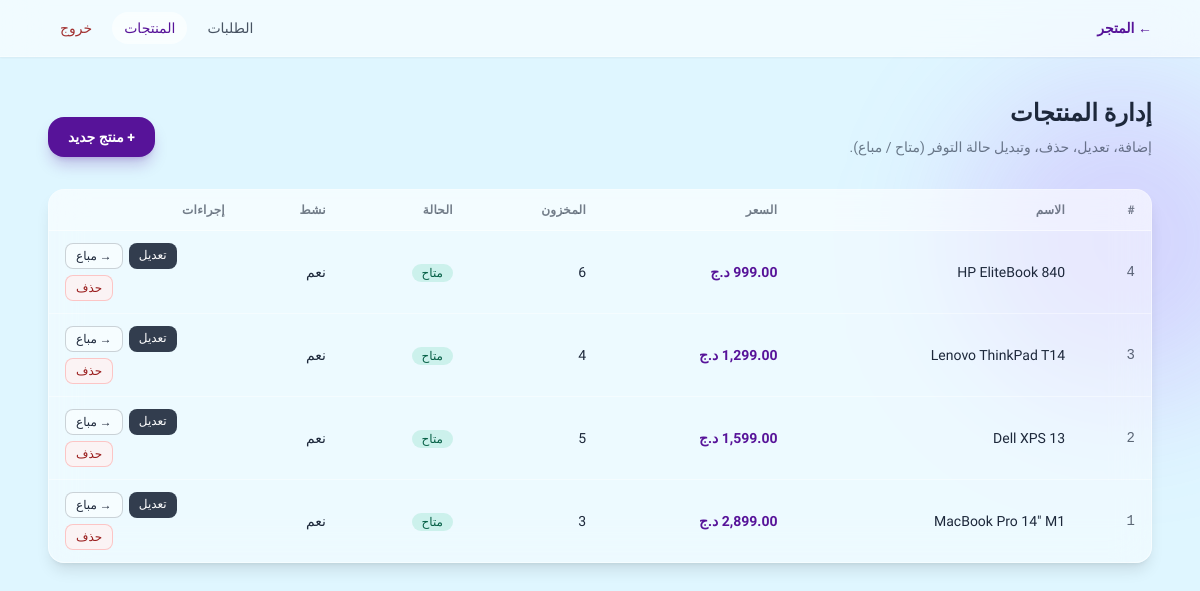
The app's page /admin_products.php (signed in) with its own data.
### tables this page shows
CREATE TABLE products (
  id              INT UNSIGNED AUTO_INCREMENT PRIMARY KEY,
  name            VARCHAR(180) NOT NULL COMMENT 'اسم العرض',
  slug            VARCHAR(200) NOT NULL COMMENT 'فريد في الموقع',
  description     TEXT NULL,
  price           DECIMAL(10, 2) NOT NULL COMMENT 'د.ج',
  image_path      VARCHAR(255) NULL COMMENT 'مسار نسبي من جذر الموقع',
  warranty_months TINYINT UNSIGNED NOT NULL DEFAULT 6 COMMENT 'ضمان بالأشهر',
  stock           INT UNSIGNED NOT NULL DEFAULT 0,
  status          VARCHAR(20) NOT NULL DEFAULT 'available' COMMENT 'available | sold',
  is_active       TINYINT(1) NOT NULL DEFAULT 1 COMMENT '1=نشط',
  created_at      TIMESTAMP NOT NULL DEFAULT CURRENT_TIMESTAMP,
  UNIQUE KEY uq_products_slug (slug),
  KEY idx_products_store (is_active, status)
);

### backend/products_admin.php (called while the page is built, shortened)
<?php
function hq_admin_list_products(PDO $pdo): array
{
    $sql = <<<'SQL'
        SELECT id, name, slug, description, price, image_path, warranty_months, stock, status, is_active, created_at
        FROM products
        ORDER BY id DESC
    SQL;
    return $pdo->query($sql)->fetchAll();
}

### admin_products.php (the view, shortened to what this page needs)
<?php
require_once __DIR__ . '/backend/db.php';
require_once __DIR__ . '/backend/products_admin.php';
function h(mixed $v): string
{
    return htmlspecialchars((string) $v, ENT_QUOTES | ENT_SUBSTITUTE, 'UTF-8');
}
$products = [];
$error = '';
try {
    $products = hq_admin_list_products($pdo);
} catch (Throwable $e) {
    $error = 'تعذر تحميل المنتجات. إن ظهر خطأ عن عمود status، نفّذ ملف database/migration_admin_management.sql في phpMyAdmin.';
}
?>
<!DOCTYPE html>
<html lang="ar" dir="rtl">
<head>
  <script src="https://cdn.tailwindcss.com"></script>
  <link rel="stylesheet" href="assets/css/style.css">
</head>
<body class="min-h-screen bg-brand-light text-brand-dark antialiased relative overflow-x-hidden">
  <div class="pointer-events-none fixed inset-0 -z-10">
    <div class="absolute top-20 -right-20 h-80 w-80 rounded-full bg-purple-500/20 blur-3xl"></div>
  </div>
  <header class="sticky top-0 z-50 border-b border-white/40 glass-nav shadow-sm">
    <div class="mx-auto flex max-w-6xl flex-wrap items-center justify-between gap-3 px-4 py-3 sm:px-6">
      <a href="index.php" class="text-sm font-semibold text-brand-purple hover:underline">← المتجر</a>
      <nav class="flex flex-wrap items-center gap-2 text-sm">
        <a href="admin.php" class="rounded-full px-3 py-1.5 text-brand-dark/80 hover:bg-white/50 transition">الطلبات</a>
        <a href="admin_products.php" class="rounded-full px-3 py-1.5 font-medium text-brand-purple bg-white/60">المنتجات</a>
        <a href="admin_logout.php" class="rounded-full px-3 py-1.5 text-red-800/90 hover:bg-red-50 transition">خروج</a>
      </nav>
    </div>
  </header>
  <main class="mx-auto max-w-6xl px-4 py-10 sm:px-6">
    <div class="flex flex-col gap-4 sm:flex-row sm:items-end sm:justify-between">
      <div>
        <h1 class="text-2xl font-bold text-brand-dark">إدارة المنتجات</h1>
        <p class="mt-2 text-sm text-brand-dark/60">إضافة، تعديل، حذف، وتبديل حالة التوفر (متاح / مباع).</p>
      </div>
      <a href="add_product.php" class="inline-flex justify-center rounded-2xl bg-brand-purple px-5 py-2.5 text-sm font-semibold text-white shadow-lg shadow-brand-purple/25 hover:brightness-110 transition">
        + منتج جديد
      </a>
    </div>
    <?php if ($error !== ''): ?>
      <div class="mt-6 glass-panel rounded-2xl border border-red-200/60 bg-red-50/80 p-6 text-red-800 text-sm"><?php echo h($error); ?></div>
    <?php elseif (count($products) === 0): ?>
      <div class="mt-8 glass-panel rounded-2xl border border-white/50 p-12 text-center text-brand-dark/65">لا توجد منتجات بعد.</div>
    <?php else: ?>
      <div class="mt-8 overflow-x-auto glass-panel rounded-2xl border border-white/50 shadow-lg">
        <table class="min-w-full text-sm">
          <thead>
            <tr class="border-b border-white/50 bg-white/30 text-right text-xs font-semibold uppercase tracking-wide text-brand-dark/60">
              <th class="px-4 py-3">#</th>
              <th class="px-4 py-3">الاسم</th>
              <th class="px-4 py-3">السعر</th>
              <th class="px-4 py-3">المخزون</th>
              <th class="px-4 py-3">الحالة</th>
              <th class="px-4 py-3">نشط</th>
              <th class="px-4 py-3 w-48">إجراءات</th>
            </tr>
          </thead>
          <tbody class="divide-y divide-white/40">
            <?php foreach ($products as $p): ?>
              <?php
                $pid = (int) $p['id'];
                $st = (string) $p['status'];
                $isAv = $st === 'available';
              ?>
              <tr class="hover:bg-white/20 transition">
                <td class="px-4 py-3 font-mono text-brand-dark/70"><?php echo h((string) $pid); ?></td>
                <td class="px-4 py-3 font-medium"><?php echo h((string) $p['name']); ?></td>
                <td class="px-4 py-3 text-brand-purple font-semibold"><?php echo h(number_format((float) $p['price'], 2)); ?> د.ج</td>
                <td class="px-4 py-3"><?php echo h((string) $p['stock']); ?></td>
                <td class="px-4 py-3">
                  <span class="rounded-full px-2.5 py-0.5 text-xs font-medium <?php echo $isAv ? 'bg-emerald-500/15 text-emerald-800' : 'bg-amber-500/15 text-amber-900'; ?>">
                    <?php echo $isAv ? 'متاح' : 'مباع'; ?>
                  </span>
                </td>
                <td class="px-4 py-3"><?php echo ((int) $p['is_active'] === 1) ? 'نعم' : 'لا'; ?></td>
                <td class="px-4 py-3">
                  <div class="flex flex-wrap gap-1.5 justify-end">
                    <a href="edit_product.php?id=<?php echo $pid; ?>" class="rounded-lg bg-brand-dark/90 px-2.5 py-1 text-xs font-medium text-white hover:bg-brand-purple transition">تعديل</a>
                    <a href="toggle_product_status.php?id=<?php echo $pid; ?>" class="rounded-lg border border-brand-dark/20 bg-white/50 px-2.5 py-1 text-xs font-medium hover:bg-white/80 transition"><?php echo $isAv ? '→ مباع' : '→ متاح'; ?></a>
                    <a href="delete_product.php?id=<?php echo $pid; ?>" onclick="return confirm('حذف هذا المنتج نهائيًا؟');" class="rounded-lg border border-red-300/60 bg-red-50/80 px-2.5 py-1 text-xs font-medium text-red-800 hover:bg-red-100 transition">حذف</a>
                  </div>
                </td>
              </tr>
            <?php endforeach; ?>
          </tbody>
        </table>
      </div>
    <?php endif; ?>
  </main>
</body>
</html>

### assets/css/style.css (style rules this page uses)
html { scroll-behavior: smooth; }
.glass-panel { background: rgba(255, 255, 255, 0.45); backdrop-filter: blur(18px); -webkit-backdrop-filter: blur(18px); }
.glass-nav { background: rgba(255, 255, 255, 0.55); backdrop-filter: blur(20px); -webkit-backdrop-filter: blur(20px); }

### records on screen
products: id "4", name "HP EliteBook 840", price "999.00", stock "6", status "متاح", is_active "نعم"
products: id "3", name "Lenovo ThinkPad T14", stock "4", status "متاح", is_active "نعم"
products: id "2", name "Dell XPS 13", stock "5", status "متاح", is_active "نعم"
products: id "1", name "MacBook Pro 14\" M1", stock "3", status "متاح", is_active "نعم"
